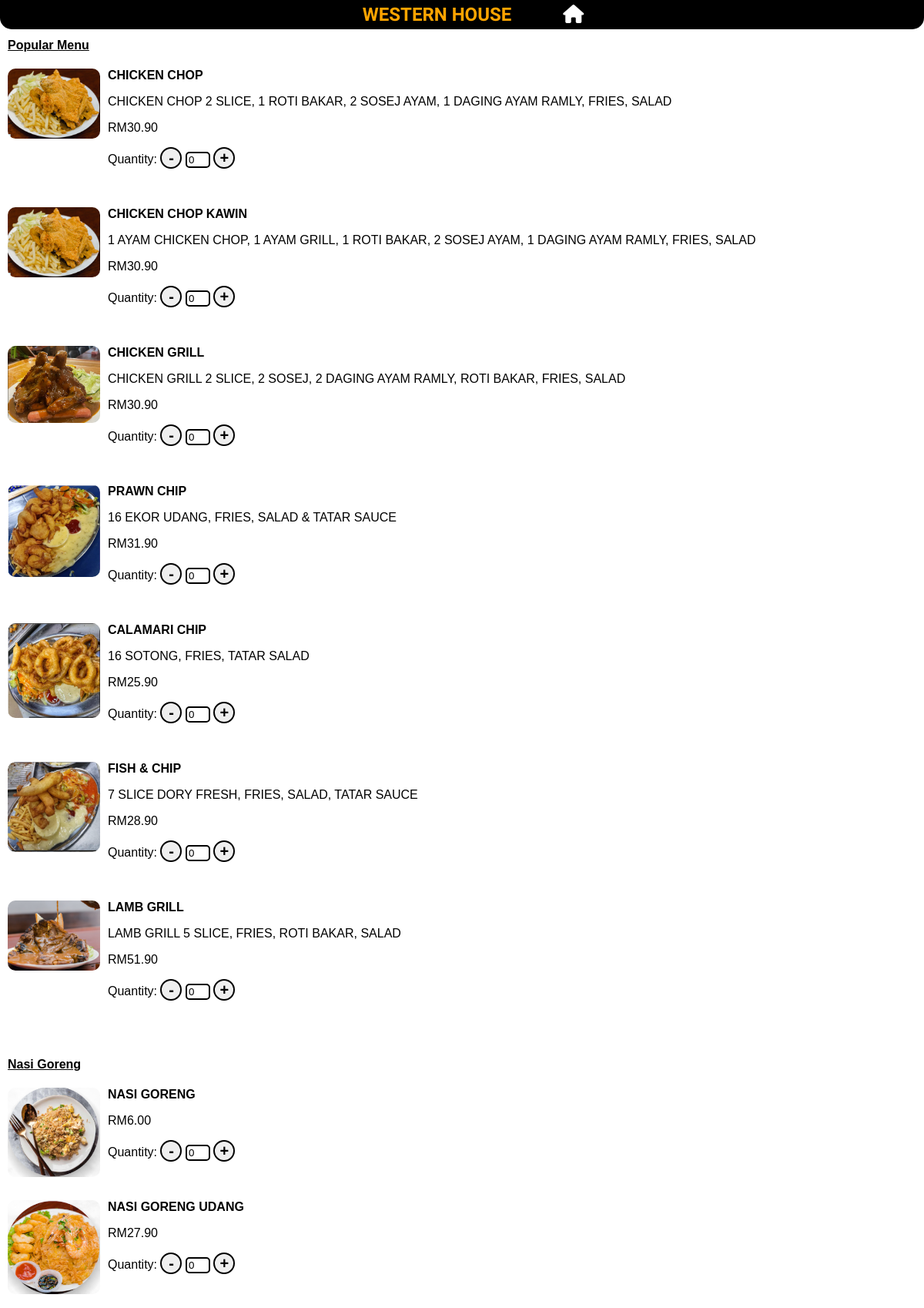
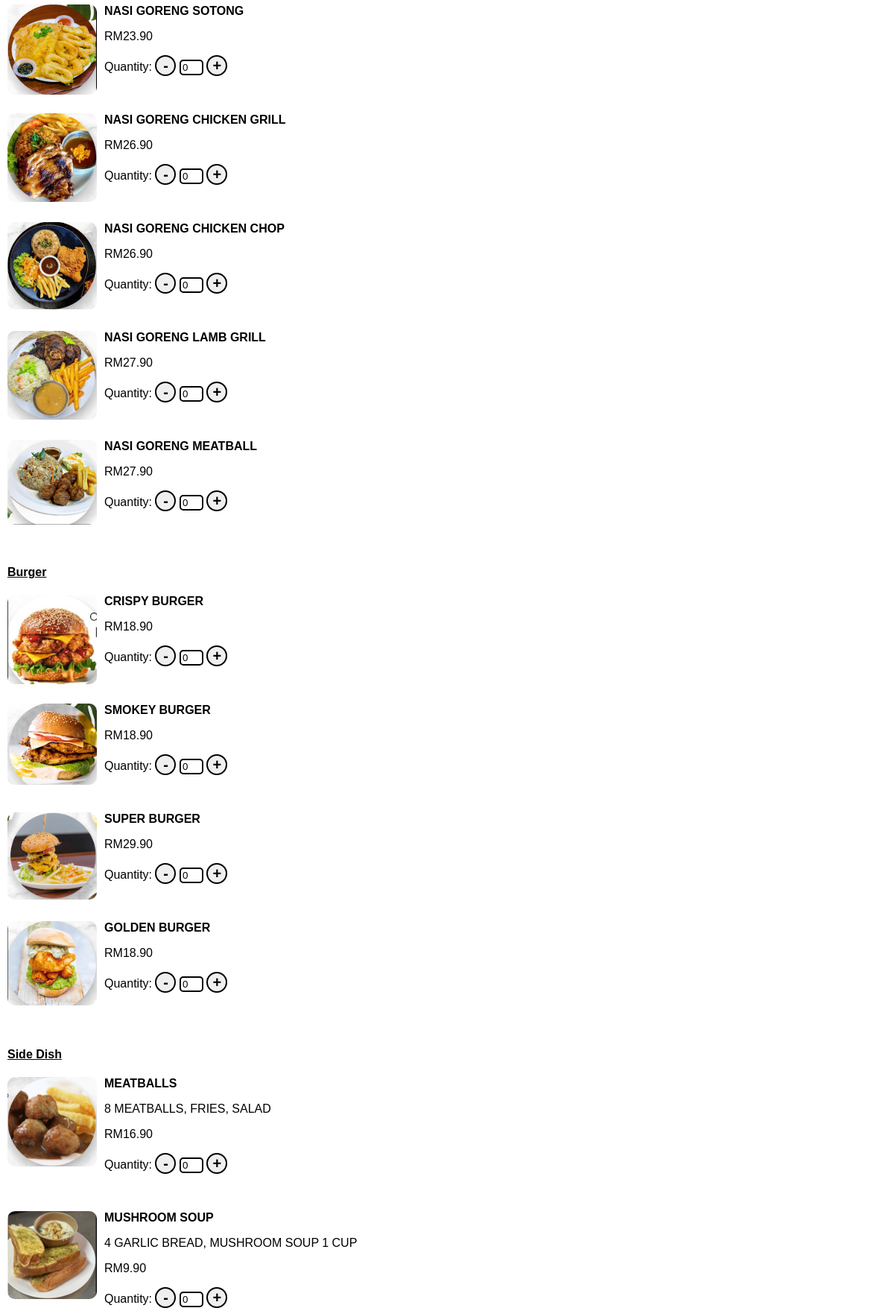
The page / (upper part) on the database its author committed (2 pictures, top to bottom).
### tables this page shows
CREATE TABLE `menu_items` (
  `id` int(11) NOT NULL,
  `name` varchar(255) NOT NULL,
  `description` text DEFAULT NULL,
  `price` decimal(10,2) NOT NULL,
  `category` varchar(100) DEFAULT NULL,
  `image` mediumblob DEFAULT NULL
);

### index.php (the view, shortened to what this page needs)
<?php
include "connection.php";
$sql = "SELECT category, name, description, price, image FROM menu_items";
$result = $conn->query($sql);
$menu_items = [];
if ($result->num_rows > 0) {
    while ($row = $result->fetch_assoc()) {
        $menu_items[$row["category"]][] = $row;
    }
}
?>
<!DOCTYPE html>
<html lang="en">
<head>
    <link rel="stylesheet" href="https://cdnjs.cloudflare.com/ajax/libs/font-awesome/6.0.0-beta3/css/all.min.css">
</head>
<body>
    <header>
        <h2 id="top">WESTERN HOUSE
            <a href="login.php" class="home-button"><i class="fas fa-home"></i></a>
        </h2>
    </header>
    <section>
        <form action="<?php echo htmlspecialchars($_SERVER["PHP_SELF"]); ?>" method="POST">
            <?php
            $category_order = array("Popular Menu", "Nasi Goreng", "Burger", "Side Dish", "Spaghetti", "Drinks");
            foreach ($category_order as $category) {
                if (isset($menu_items[$category])) {
                    echo '<h4 id="' . htmlspecialchars($category) . '"><u>' . htmlspecialchars($category) . '</u></h4>';
                    echo '<div class="category-section">';
                    foreach ($menu_items[$category] as $item) {
                        echo '<div class="menu-item">';
                        if ($item["image"]) {
                            echo '<img src="' . htmlspecialchars($item["image"]) . '" alt="' . htmlspecialchars($item["name"]) . '">';
                        } else {
                            echo '<img src="placeholder.jpg" alt="No Image">';
                        }
                        echo '<div class="adjust">';
                        echo '<p><b>' . htmlspecialchars($item["name"]) . '</b></p>';
                        echo '<p>' . htmlspecialchars($item["description"]) . '</p>';
                        echo '<p>RM' . htmlspecialchars($item["price"]) . '</p>';
                        echo '<p>Quantity: ';
                        echo '<button class="decrease" onclick="updateQuantity(\'' . htmlspecialchars($item["name"]) . '\', -1); return false;">-</button> ';
                        echo '<input type="number" id="' . htmlspecialchars($item["name"]) . '-quantity" class="input" name="items[' . htmlspecialchars($item["name"]) . ']" value="0" readonly>';
                        echo ' <button class="increase" onclick="updateQuantity(\'' . htmlspecialchars($item["name"]) . '\', 1); return false;">+</button>';
                        echo '</p>';
                        echo '</div><br>';
                        echo '</div>';
                    }
                    echo '</div><br>';
                }
            }
            ?>
        </form>
    </section>
</body>
</html>

### index.php (style rules this page uses)
body { padding: 0; margin: 0; width: 100%; height: 100%; font-family: sans-serif; }
header { font-family: 'Unna', serif; position: fixed; background-color: black; color: orange; text-align: center; padding: 5px 0; width: 100%; top: 0; border-radius: 0 0 15px 15px; z-index: 1000; }
header h2 { margin: 0; margin-left: 45px; cursor: pointer; }
.home-button { padding: 5px 16px; background-color: black; margin-left: 45px; color: white; text-decoration: none; }
h4 { font-family: sans-serif; margin-left: 10px; }
section { margin-top: 50px; margin-bottom: 160px; }
img { margin: 0 10px; border-radius: 10px; width: 120px; float: left; }
.adjust { margin-left: 140px; }
.decrease, .increase { width: 28px; height: 28px; font-size: 20px; font-weight: bold; border-radius: 20px; border-color: black; border: 2px solid; }
input[type="number"] { border-radius: 5px; border: 2px solid black; }
input[type="number"] { width: 24px; }

### rows shown on the page
menu_items: image (picture), name "CHICKEN CHOP", description "CHICKEN CHOP 2 SLICE, 1 ROTI BAKAR, 2 SOSEJ AYAM, 1 DAGING AYAM RAMLY, FRIES, SALAD", price "30.90"
menu_items: image (picture), name "CHICKEN CHOP KAWIN", description "1 AYAM CHICKEN CHOP, 1 AYAM GRILL, 1 ROTI BAKAR, 2 SOSEJ AYAM, 1 DAGING AYAM RAMLY, FRIES, SALAD", price "30.90"
menu_items: image (picture), name "CHICKEN GRILL", description "CHICKEN GRILL 2 SLICE, 2 SOSEJ, 2 DAGING AYAM RAMLY, ROTI BAKAR, FRIES, SALAD", price "30.90"
menu_items: image (picture), name "PRAWN CHIP", description "16 EKOR UDANG, FRIES, SALAD & TATAR SAUCE", price "31.90"
menu_items: image (picture), name "CALAMARI CHIP", description "16 SOTONG, FRIES, TATAR SALAD", price "25.90"
menu_items: image (picture), name "FISH & CHIP", description "7 SLICE DORY FRESH, FRIES, SALAD, TATAR SAUCE", price "28.90"
menu_items: image (picture), name "LAMB GRILL", description "LAMB GRILL 5 SLICE, FRIES, ROTI BAKAR, SALAD", price "51.90"
menu_items: image (picture), name "NASI GORENG", price "6.00"
menu_items: image (picture), name "NASI GORENG UDANG", price "27.90"
menu_items: image (picture), name "NASI GORENG SOTONG", price "23.90"
menu_items: image (picture), name "NASI GORENG CHICKEN GRILL", price "26.90"
menu_items: image (picture), name "NASI GORENG CHICKEN CHOP", price "26.90"
menu_items: image (picture), name "NASI GORENG LAMB GRILL", price "27.90"
menu_items: image (picture), name "NASI GORENG MEATBALL", price "27.90"
menu_items: image (picture), name "CRISPY BURGER", price "18.90"
menu_items: image (picture), name "SMOKEY BURGER", price "18.90"
menu_items: image (picture), name "SUPER BURGER", price "29.90"
menu_items: image (picture), name "GOLDEN BURGER", price "18.90"
menu_items: image (picture), name "MEATBALLS", description "8 MEATBALLS, FRIES, SALAD", price "16.90"
menu_items: image (picture), name "MUSHROOM SOUP", description "4 GARLIC BREAD, MUSHROOM SOUP 1 CUP", price "9.90"

### other values the page prints
$category "Popular Menu"
$category "Nasi Goreng"
$category "Burger"
$category "Side Dish"
